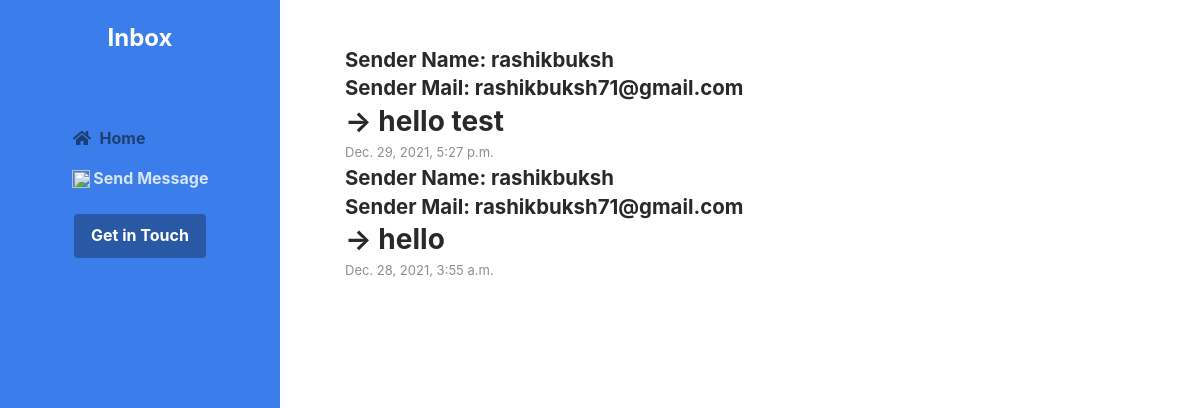
The page /main/direct_message/ (signed in) on the database as committed earlier.
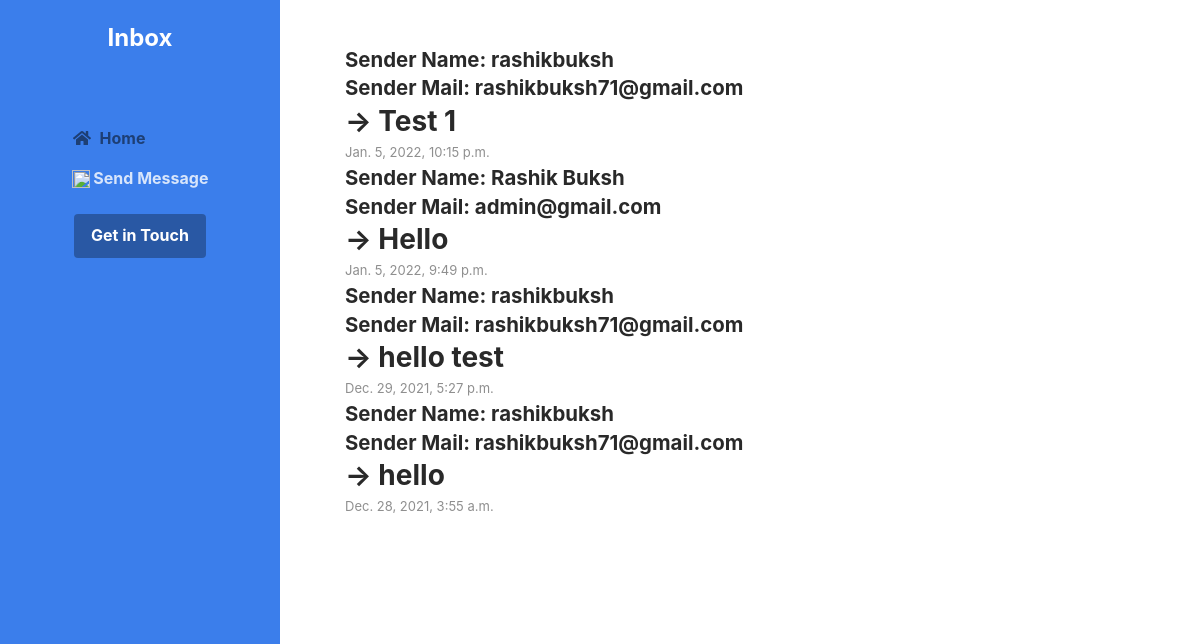
The same page on the database as committed later.
### main/models.py (models this page shows)
class userProfile(models.Model):
    user = models.OneToOneField(settings.AUTH_USER_MODEL, null=True, on_delete=models.CASCADE)
    user_name = models.CharField(max_length=300, null=True)
    user_phone = models.CharField(max_length=20, null=True)
    user_address = models.CharField(max_length=20, null=True)
    date = models.DateTimeField(auto_now_add=True)
    bio = models.CharField(max_length=300, null=True)
    user_image = models.ImageField(blank=True, null=True, upload_to='media', default='user.png')

class chat(models.Model):
    from_user = models.ForeignKey(settings.AUTH_USER_MODEL, default=None, on_delete=models.DO_NOTHING, related_name='from_user')
    to_user = models.ForeignKey(settings.AUTH_USER_MODEL, default=None, on_delete=models.DO_NOTHING, related_name='to_user')
    chat = models.CharField(max_length=300, null=True)
    date = models.DateTimeField(auto_now_add=True)

### accounts/models.py (models this page shows)
class User(AbstractUser):
    is_email_verified = models.BooleanField(default=False)
    def __str__(self):
        return self.email

### main/views.py (the view)
@login_required(login_url="/account/login/")
def directmessage(request):
    userName = userProfile.objects.all()
    Chat = chat.objects.all().order_by('-date')
    context = {}
    context['chat'] = Chat
    context['userName'] = userName
    return render(request, 'main/directMessage.html', context)

### main/templates/main/directMessage.html (shortened to what this page needs)
<!DOCTYPE html>
<html lang="en">
<head>
    <link id="theme-style" rel="stylesheet" href="/static/css/inbox-theme-3.css">
</head>
<body>
     <header class="header text-center">
	    <h1 class="blog-name pt-lg-4 mb-0">Inbox</h1>
	    <nav class="navbar navbar-expand-lg navbar-dark" >
			<div id="navigation" class="collapse navbar-collapse flex-column" >
				<ul class="navbar-nav flex-column text-left">
					<li class="nav-item active">
					    <a class="nav-link" href="/main/"><i class="fas fa-home fa-fw mr-2"></i>Home</a>
					</li>
					<li class="nav-item">
					    <a class="nav-link" href="{% url 'articles:sent_message' %}"><img src="https://img.icons8.com/material-rounded/24/000000/send.png" width="18px" height="18px"/>&nbsp;Send Message</a>
					</li>
				</ul>
				<div class="my-2 my-md-3">
				    <a class="btn btn-primary" href="{% url 'articles:contact' %}" target="_blank">Get in Touch</a>
				</div>
			</div>
		</nav>
    </header>
    <div class="main-wrapper">
	    <section class="blog-list px-3 py-5 p-md-5">
		    <div class="container">
			    <div class="item mb-5">
				    <div class="media">
					    <div class="media-body">
							{% for chat in chat %}
							{% if user == chat.to_user %}
							{% for userName in userName %}
                                    {% if chat.from_user == userName.user %}
						    <h3 class="title mb-1">Sender Name: {{ userName.user_name }}</h3>
									{% endif %}
                                        {% endfor %}
							<h3 class="title mb-1">Sender Mail: {{ chat.from_user }}</h3>
						    <h3 class="mb-1">->&nbsp;{{ chat.chat }}</h3>
							<div class="meta mb-1"><span class="date">{{ chat.date }}</span></div>
							{% endif %}
                        {% endfor %}
					    </div>
				    </div>
			    </div>
		    </div>
	    </section>
    </div>
</body>
</html>

Rows that differ between the two databases and show on the page:
added chat: from_user "rashikbuksh71@gmail.com", chat "Test 1", date "Jan. 5, 2022, 10:15 p.m.", userProfile (user_name "rashikbuksh")
added chat: from_user "admin@gmail.com", chat "Hello", date "Jan. 5, 2022, 9:49 p.m."
now on this page (row unchanged): userProfile: user_name "Rashik Buksh", shown under "admin@gmail.com"
